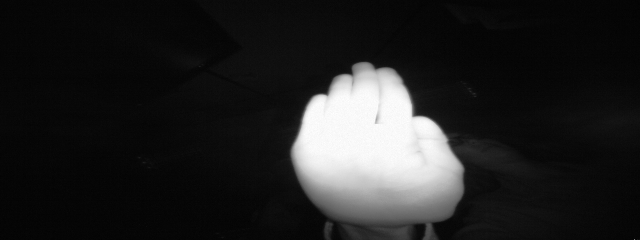
#> input picture leapGestRecog/00/01_palm/frame_00_01_0021.png, 640 x 240 px; its folder holds 3 pictures in this run
$ python main.py
#> lines starting #> are read from the running program, lines starting #| are printed output that depends on the picture
import os
import cv2
import numpy as np
import matplotlib.pyplot as plt

from sklearn.model_selection import train_test_split
from sklearn.preprocessing import StandardScaler
from sklearn.svm import SVC
from sklearn.metrics import (
    accuracy_score,
    confusion_matrix,
    classification_report
)

# =========================================
# DATASET PATH
# =========================================

dataset_path = "leapGestRecog"

# =========================================
# IMAGE SETTINGS
# =========================================

IMG_SIZE = 64

data = []
labels = []

# =========================================
# LOAD DATASET
# =========================================

print("Loading Dataset...")

for subject_folder in os.listdir(dataset_path):

    subject_path = os.path.join(dataset_path, subject_folder)

    if not os.path.isdir(subject_path):
        continue

    for gesture_folder in os.listdir(subject_path):

        gesture_path = os.path.join(subject_path, gesture_folder)

        if not os.path.isdir(gesture_path):
            continue

        # REDUCED IMAGES FOR FAST TRAINING
        for image_name in os.listdir(gesture_path)[:20]:

            image_path = os.path.join(gesture_path, image_name)

            try:
                image = cv2.imread(image_path)
#> image is the input picture: shape (240, 640, 3); min 0, max 255, mean 35.3

                image = cv2.cvtColor(
                    image,
                    cv2.COLOR_BGR2GRAY
                )
#> image: shape (240, 640)

                image = cv2.resize(
                    image,
                    (IMG_SIZE, IMG_SIZE)
                )
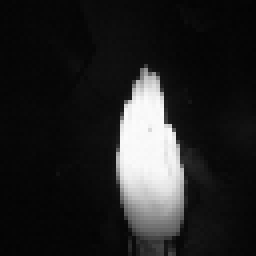
#> image: shape (64, 64) (shown 4 times larger); min 3, max 252, mean 35.2

                image = image.flatten()
#> image = 4096 values, max 252 at index 2207, min 3 at index 190, mean 35.19

                data.append(image)

                labels.append(gesture_folder)

            except:
                pass

# =========================================
# CONVERT TO NUMPY
# =========================================

X = np.array(data)

y = np.array(labels)

print("Images Loaded :", len(X))

# =========================================
# SCALE FEATURES
# =========================================

scaler = StandardScaler()

X = scaler.fit_transform(X)

# =========================================
# TRAIN TEST SPLIT
# =========================================

X_train, X_test, y_train, y_test = train_test_split(
    X,
    y,
    test_size=0.2,
    random_state=42
)

# =========================================
# TRAIN SVM MODEL
# =========================================

print("Training Model...")

model = SVC(
    kernel='linear',
    max_iter=1000
)

model.fit(X_train, y_train)

print("Model Training Complete")

# =========================================
# PREDICTIONS
# =========================================

y_pred = model.predict(X_test)

# =========================================
# ACCURACY
# =========================================

accuracy = accuracy_score(y_test, y_pred)

print("\nAccuracy :", accuracy)

# =========================================
# CLASSIFICATION REPORT
# =========================================

print("\nClassification Report:\n")

print(classification_report(y_test, y_pred))

# =========================================
# CONFUSION MATRIX
# =========================================

cm = confusion_matrix(y_test, y_pred)

plt.figure(figsize=(12, 10))

plt.imshow(cm, cmap='Blues')

plt.title("Confusion Matrix")

plt.colorbar()

plt.xlabel("Predicted")

plt.ylabel("Actual")

plt.tight_layout()

plt.savefig("confusion_matrix.png")
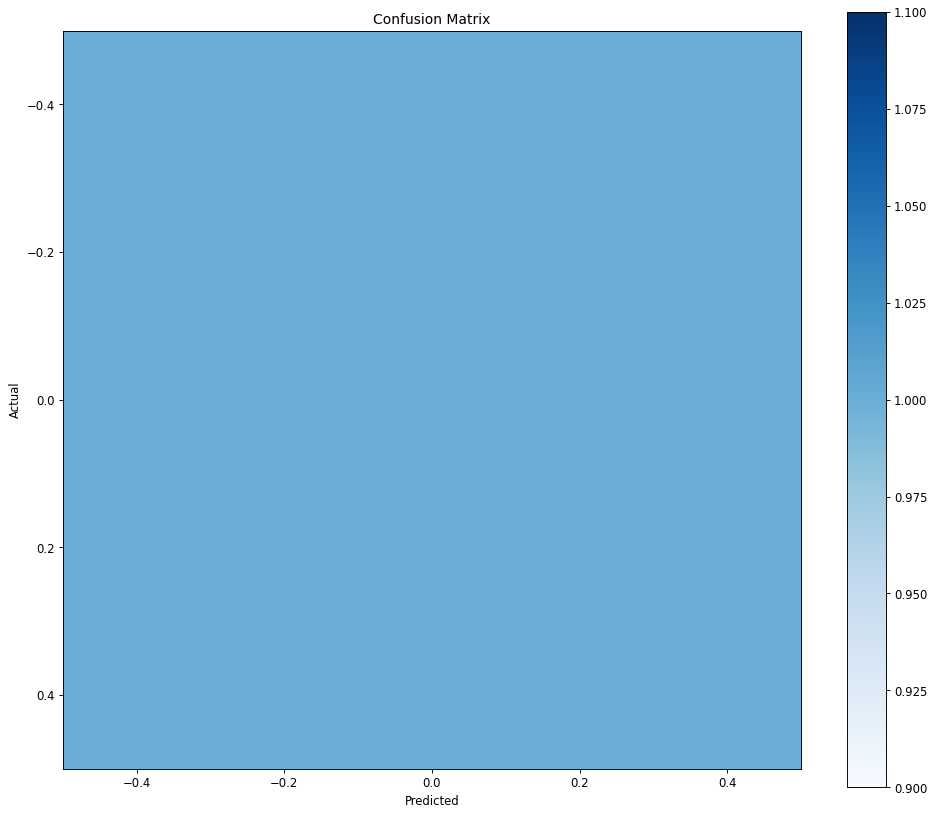
#> figure drawn by matplotlib, 2 panels

plt.show()

# =========================================
# SAMPLE PREDICTIONS
# =========================================

plt.figure(figsize=(12, 8))

for i in range(6):

    plt.subplot(2, 3, i + 1)

#> (the run stopped early here; a loop or call above may not have finished)

$ run again, on leapGestRecog/00/02_l/frame_00_02_0016.png
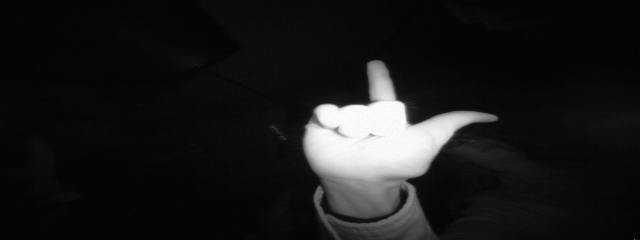
#> input picture leapGestRecog/00/02_l/frame_00_02_0016.png, 640 x 240 px
#> image is the input picture: shape (240, 640, 3); min 1, max 255, mean 26.3
#> `image = cv2.resize( image, (IMG_SIZE, IMG_SIZE) )`:
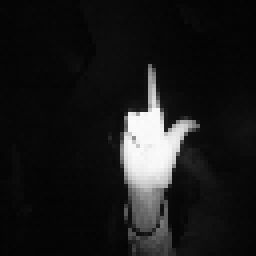
#> image: shape (64, 64) (shown 4 times larger); min 3, max 251, mean 26.2
#> `image = image.flatten()`: image = 4096 values, max 251 at index 1953, min 3 at index 61, mean 26.23

$ run again, on leapGestRecog/00/01_palm/frame_00_01_0048.png
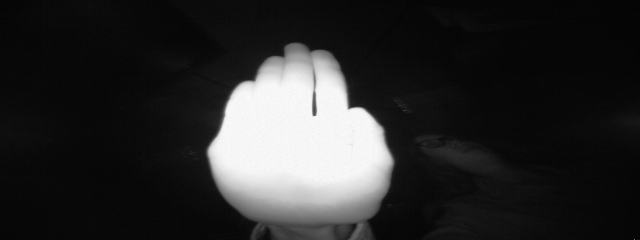
#> input picture leapGestRecog/00/01_palm/frame_00_01_0048.png, 640 x 240 px
#> image is the input picture: shape (240, 640, 3); min 0, max 252, mean 43.6
#> `image = cv2.resize( image, (IMG_SIZE, IMG_SIZE) )`:
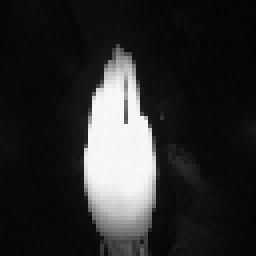
#> image: shape (64, 64) (shown 4 times larger); min 4, max 249, mean 43.3
#> `image = image.flatten()`: image = 4096 values, max 249 at index 1565, min 4 at index 117, mean 43.31
